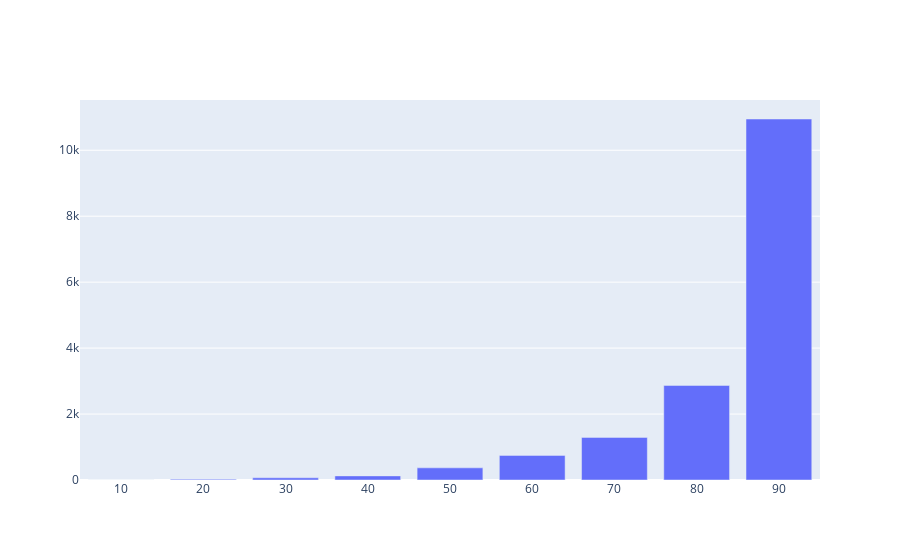

This figure's notebook cell:
### Markdown cell above
## Get top decile

### Code cell
# Create an array of percentiles
percentiles_16_20 = np.array(range(10, 100, 10))

# Calculate deciles
deciles_16_20 = np.percentile(df_merged['GWP (£m)'].sum(axis=1).values, percentiles_16_20)

# Create a bar plot of the decile counts
fig = go.Figure()
fig.add_trace(
    go.Bar(
        x=percentiles_16_20,
        y=deciles_16_20,
        name='GWP (£m)'
    )
)

### Figure 1 — Plotly figure (JSON) as saved in the notebook; plotly's stock layout.template omitted (floating-point values rounded to 4 significant figures)
{"data": [{"name": "GWP (£m)", "type": "bar", "x": [10, 20, 30, 40, 50, 60, 70, 80, 90], "y": [3.092, 24.86, 67.05, 125.0, 368.7, 746.3, 1292.0, 2869.0, 10950.0]}], "layout": {}}
